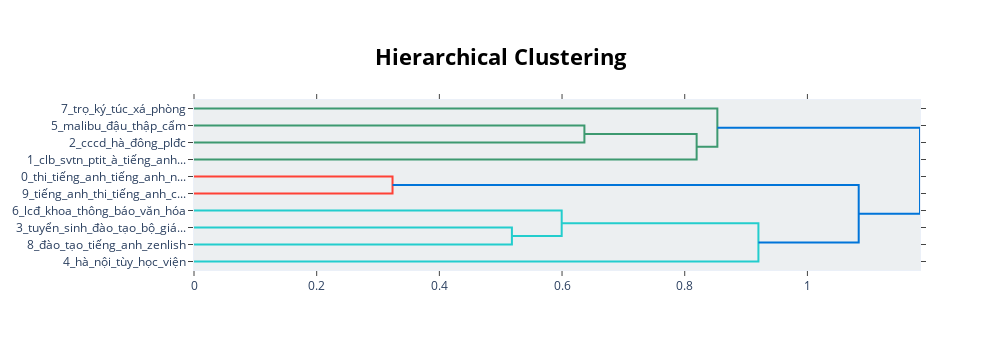

This figure's notebook cell:
### Markdown cell above
Các chủ đề được tạo có thể được giảm bớt theo thứ bậc. Để hiểu cấu trúc phân cấp tiềm năng của các chủ đề, chúng ta có thể sử dụng scipy.cluster.hierarchy để tạo các cụm và trực quan hóa cách chúng liên quan với nhau. Điều này có thể giúp chọn nr_topics thích hợp khi giảm số lượng chủ đề bạn đã tạo. Để hình dung hệ thống phân cấp này, hãy chạy như sau:

### Code cell
topic_model.visualize_hierarchy()

### Figure 1 — Plotly figure (JSON) as saved in the notebook; plotly's stock layout.template omitted (floating-point values rounded to 4 significant figures)
{"data": [{"hoverinfo": "text", "marker": {"color": "rgb(61,153,112)"}, "mode": "lines", "type": "scatter", "x": [0, 0.6365, 0.6365, 0], "xaxis": "x", "y": [-15, -15, -25, -25], "yaxis": "y"}, {"hoverinfo": "text", "marker": {"color": "rgb(61,153,112)"}, "mode": "lines", "type": "scatter", "x": [0.6365, 0.8194, 0.8194, 0], "xaxis": "x", "y": [-20, -20, -35, -35], "yaxis": "y"}, {"hoverinfo": "text", "marker": {"color": "rgb(61,153,112)"}, "mode": "lines", "type": "scatter", "x": [0, 0.8532, 0.8532, 0.8194], "xaxis": "x", "y": [-5, -5, -27.5, -27.5], "yaxis": "y"}, {"hoverinfo": "text", "marker": {"color": "rgb(255,65,54)"}, "mode": "lines", "type": "scatter", "x": [0, 0.3236, 0.3236, 0], "xaxis": "x", "y": [-45, -45, -55, -55], "yaxis": "y"}, {"hoverinfo": "text", "marker": {"color": "rgb(35,205,205)"}, "mode": "lines", "type": "scatter", "x": [0, 0.5183, 0.5183, 0], "xaxis": "x", "y": [-75, -75, -85, -85], "yaxis": "y"}, {"hoverinfo": "text", "marker": {"color": "rgb(35,205,205)"}, "mode": "lines", "type": "scatter", "x": [0, 0.5994, 0.5994, 0.5183], "xaxis": "x", "y": [-65, -65, -80, -80], "yaxis": "y"}, {"hoverinfo": "text", "marker": {"color": "rgb(35,205,205)"}, "mode": "lines", "type": "scatter", "x": [0.5994, 0.9201, 0.9201, 0], "xaxis": "x", "y": [-72.5, -72.5, -95, -95], "yaxis": "y"}, {"hoverinfo": "text", "marker": {"color": "rgb(0,116,217)"}, "mode": "lines", "type": "scatter", "x": [0.3236, 1.084, 1.084, 0.9201], "xaxis": "x", "y": [-50, -50, -83.75, -83.75], "yaxis": "y"}, {"hoverinfo": "text", "marker": {"color": "rgb(0,116,217)"}, "mode": "lines", "type": "scatter", "x": [0.8532, 1.184, 1.184, 1.084], "xaxis": "x", "y": [-16.25, -16.25, -66.88, -66.88], "yaxis": "y"}], "layout": {"autosize": false, "height": 350, "hoverlabel": {"bgcolor": "white", "font": {"family": "Rockwell", "size": 16}}, "hovermode": "closest", "plot_bgcolor": "#ECEFF1", "showlegend": false, "title": {"font": {"color": "Black", "size": 22}, "text": "<b>Hierarchical Clustering</b>", "x": 0.5, "xanchor": "center", "yanchor": "top"}, "width": 1000, "xaxis": {"mirror": "allticks", "rangemode": "tozero", "showgrid": false, "showline": true, "showticklabels": true, "ticks": "outside", "type": "linear", "zeroline": false}, "yaxis": {"mirror": "allticks", "range": [-100, 0], "rangemode": "tozero", "showgrid": false, "showline": true, "showticklabels": true, "tickmode": "array", "ticks": "outside", "ticktext": ["7_trọ_ký_túc_xá_phòng", "5_malibu_đậu_thập_cẩm", "2_cccd_hà_đông_plđc", "1_clb_svtn_ptit_à_tiếng_anh...", "0_thi_tiếng_anh_tiếng_anh_n...", "9_tiếng_anh_thi_tiếng_anh_c...", "6_lcđ_khoa_thông_báo_văn_hóa", "3_tuyển_sinh_đào_tạo_bộ_giá...", "8_đào_tạo_tiếng_anh_zenlish", "4_hà_nội_tùy_học_viện"], "tickvals": [-5, -15, -25, -35, -45, -55, -65, -75, -85, -95], "type": "linear", "zeroline": false}}}
